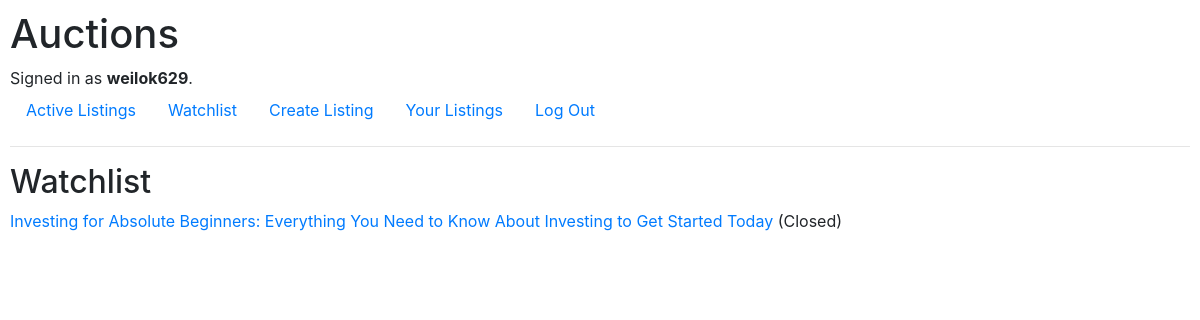
/watchlist/ (signed in), run on the app's committed database.
### auctions/models.py (models this page shows, shortened)
class User(AbstractUser):
    """
        Inherits properties such as username, email, password, etc from AbstractUser.
    """

class Watchlist(models.Model):
    user = models.ForeignKey(User, on_delete=models.CASCADE, related_name="user_watchlist")
    listing = models.ForeignKey(Listing, on_delete=models.CASCADE, related_name="listing_watchlist")
    class Meta:
        unique_together = ('user', 'listing')

class Listing(models.Model):
    title = models.CharField(max_length=1000)
    description = models.TextField()
    starting_price = models.FloatField()
    img_url = models.CharField(max_length=1000)
    state = models.BooleanField(default=True) # true denotes active, false denotes no longer active
    creator = models.ForeignKey(User, on_delete=models.CASCADE, related_name="user_listings")
    time = models.DateTimeField(auto_now_add=True)  # Essential for "posted X ago"
    category = models.ForeignKey(Category, on_delete=models.SET_NULL, null=True, blank=True, related_name="listings")
    winner = models.ForeignKey(User, on_delete=models.SET_NULL, null=True, blank=True, related_name="won_auctions")

### auctions/views.py (the view)
# urls.py: path("watchlist/", views.display_watchlist, name="display_watchlist"),
@login_required
def display_watchlist(request):
    all_watchlist = Watchlist.objects.filter(user=request.user)
    return render(request, "auctions/watchlist.html", {
        "all_watchlist": all_watchlist,
    })

### auctions/templates/auctions/watchlist.html
{% extends 'auctions/layout.html' %}
{% block body %}
    {% if all_watchlist %}
        <h2>Watchlist</h2>
        {% for watchlist in all_watchlist %}
            {% if watchlist.listing.state %}
            <div>
                <div><h3>{{ watchlist.listing.title }}</h3></div>
                <div><a href="{% url 'listing' watchlist.listing.id %}"><img src={{ watchlist.listing.img_url }} alt={{ watchlist.listing.title }} width="300" height="300"></a></div>
                <div><strong>RM</strong> {{ watchlist.listing.starting_price }}</div>
                <div><strong>Description</strong></div>
                <div>{{ watchlist.listing.description }}</div>
                <div>
                    <form action="{% url 'remove_watchlist' watchlist.id %}" method="post">
                        {% csrf_token %}
                        <input type="submit" name="remove" value="Remove Watchlist">
                    </form>
                </div>
            </div>
            {% else %}
                <div>
                    <a href="{% url 'listing' watchlist.listing.id %}">{{ watchlist.listing.title }}</a>
                    (Closed)
                </div>
            {% endif %}
        {% endfor %}
    {% else %}
        <h2>No Watchlist</h2>
    {% endif %}
{% endblock %}

### auctions/templates/auctions/layout.html (shortened to what this page needs)
{% load static %}
<!DOCTYPE html>
<html lang="en">
    <head>
        <link rel="stylesheet" href="https://stackpath.bootstrapcdn.com/bootstrap/4.4.1/css/bootstrap.min.css">
        <link href="{% static 'auctions/styles.css' %}" rel="stylesheet">
    </head>
    <body>
        <h1>Auctions</h1>
        <div>
            {% if user.is_authenticated %}
                Signed in as <strong>{{ user.username }}</strong>.
            {% else %}
                Not signed in.
            {% endif %}
        </div>
        <ul class="nav">
            <li class="nav-item">
                <a class="nav-link" href="{% url 'index' %}">Active Listings</a>
            </li>
            {% if user.is_authenticated %}
                <li class="nav-item">
                    <a class="nav-link" href="{% url 'display_watchlist' %}">Watchlist</a>
                </li>
                <li class="nav-item">
                    <a class="nav-link" href="{% url 'create_listing' %}">Create Listing</a>
                </li>
                <li class="nav-item">
                    <a class="nav-link" href="{% url 'my_listings' %}">Your Listings</a>
                </li>
                <li class="nav-item">
                    <a class="nav-link" href="{% url 'logout' %}">Log Out</a>
                </li>
            {% endif %}
        </ul>
        <hr>
        {% block body %}
        {% endblock %}
    </body>
</html>

### auctions/static/auctions/styles.css (style rules this page uses)
body { padding: 10px; }

### data on the page
User: username "weilok629"
Watchlist: listing "Investing for Absolute Beginners: Everything You Need to Know About Investing to Get Started Today"
